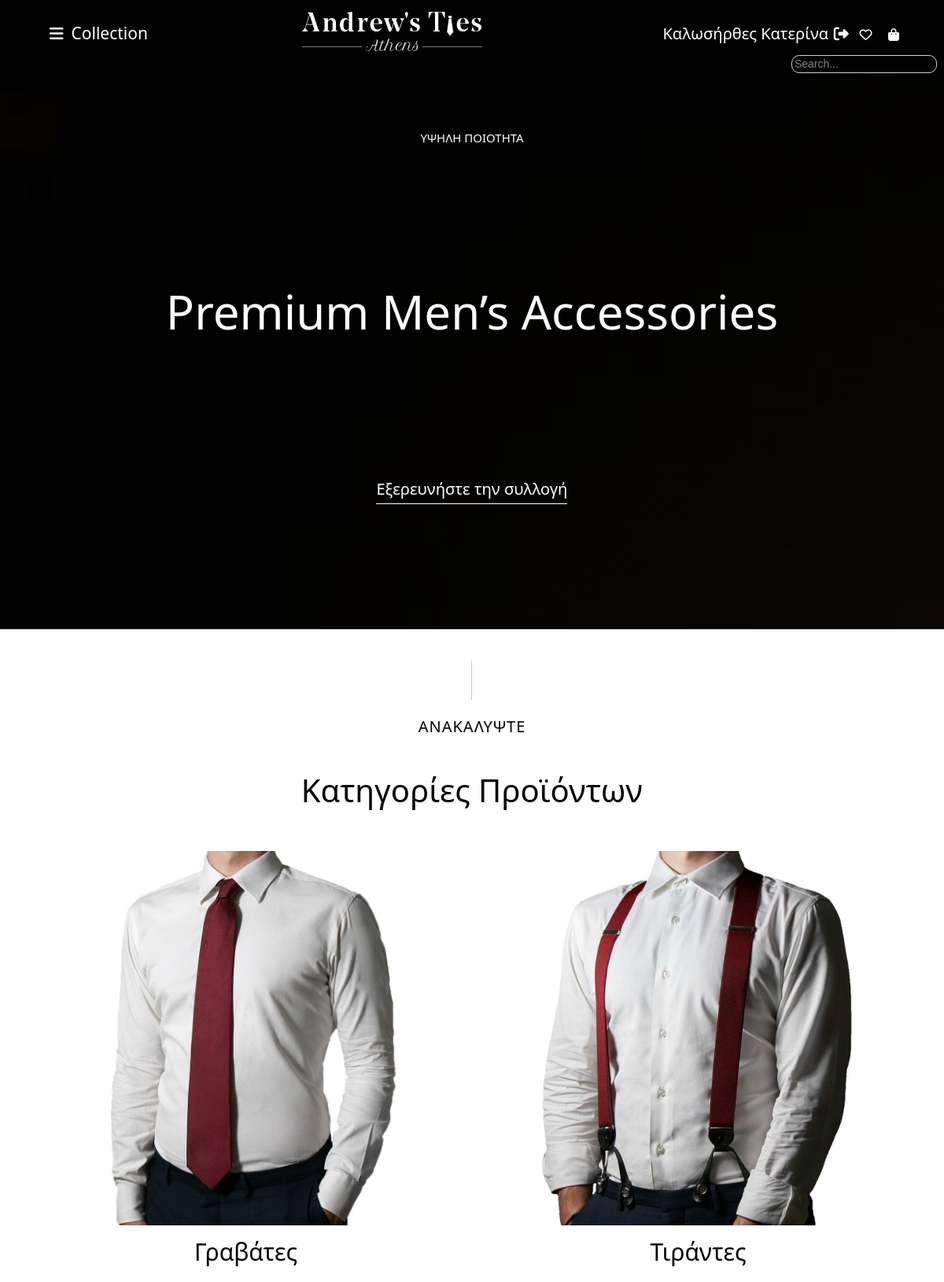
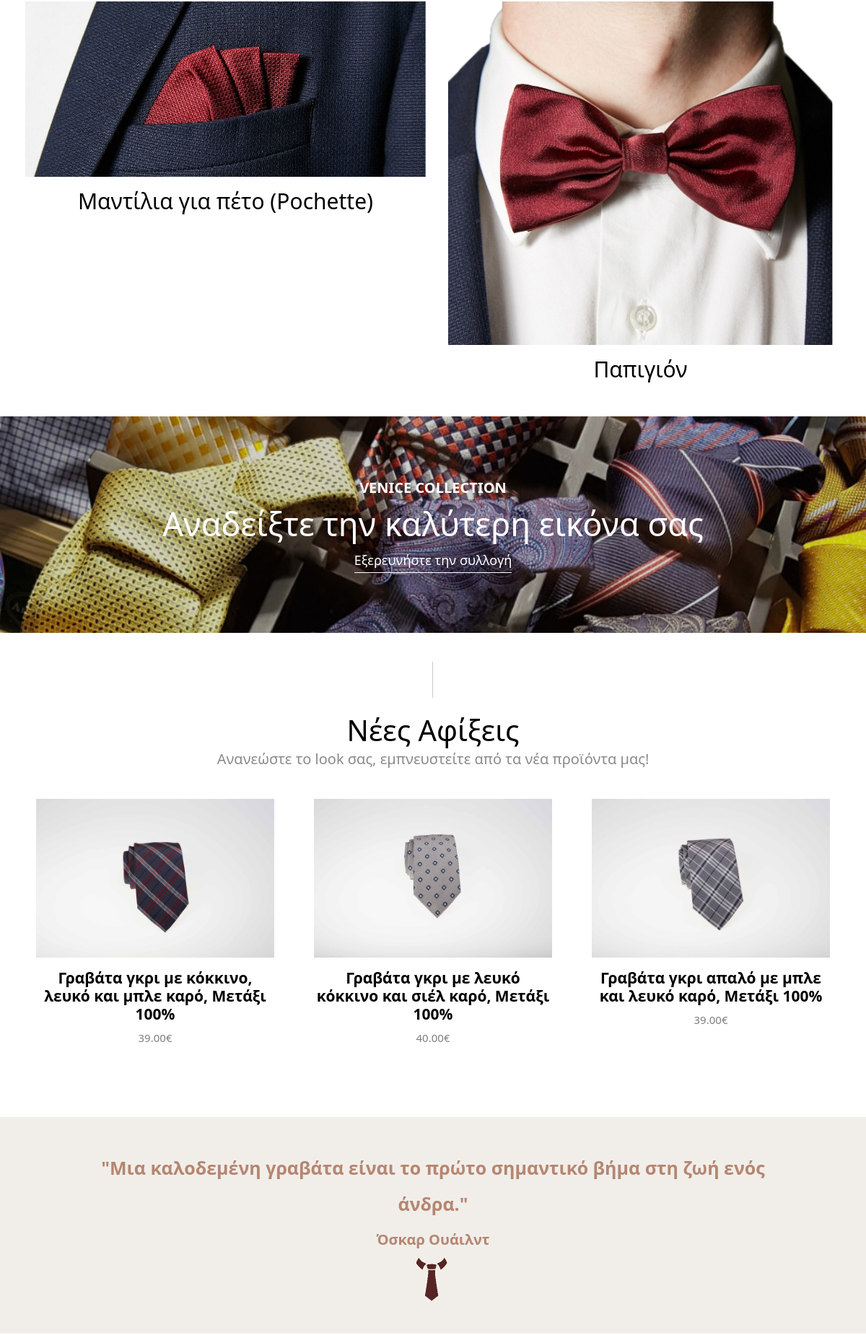
Screenshot of /index.php (signed in, upper part) with the database file from the repository (2 pictures, top to bottom).
### tables this page shows
CREATE TABLE `sub_category` (
  `id` int(10) NOT NULL,
  `sub_category_name` varchar(50) NOT NULL,
  `sub_category_alias` varchar(50) NOT NULL,
  `sub_category_photo` varchar(100) NOT NULL,
  `sub_category_sort` tinyint(3) NOT NULL,
  `category_id` int(10) NOT NULL
);

CREATE TABLE `products` (
  `product_id` int(11) NOT NULL,
  `product_name` varchar(100) NOT NULL,
  `product_alias` varchar(100) NOT NULL,
  `product_small_description` varchar(256) NOT NULL,
  `product_description` varchar(512) NOT NULL,
  `product_price` float NOT NULL,
  `product_sub_category_id` int(11) NOT NULL,
  `product_sale` float NOT NULL,
  `product_photo_url` varchar(100) NOT NULL,
  `product_quantity` int(11) NOT NULL,
  `product_sku` varchar(20) NOT NULL
);

### resourses/categories.php (the view)
<?php
    $sql = "SELECT `id`, `sub_category_name`,`sub_category_alias`, `sub_category_photo` FROM `sub_category`";
    $twoRows = query($sql);
?>
<section class="categories-wraper">
    <div class="products-categories-container">
        <div class="products-categories-row">
            <div class="products-categories-row-box">
                <?php  while($categoryRow = fetch_assoc($twoRows)): ?>
                    <div class="products-categories-row-category">
                        <div class="products-categories-row-box-photo">
                            <a href="products.php?category=<?=$categoryRow['sub_category_alias']; ?>"><img src="<?= $categoryRow['sub_category_photo']; ?>" alt="<?= $categoryRow['sub_category_name']; ?>">
                            <h3><?= $categoryRow['sub_category_name']; ?></h3></a>
                        </div>
                    </div>
                <?php endwhile; ?>
            </div>
       </div>
    </div>
</section>

### resourses/functions.php (shortened to what this page needs)
<?php
    function query($sql){
        global $connection;
        $query = mysqli_query($connection, $sql);
        return $query;
    }
    function fetch_assoc($query){
        $result = mysqli_fetch_assoc($query);
        return $result;
    }
    function newEntries(){
        $sql = "SELECT `product_id`, `product_photo_url`, `product_name`, `product_price` , `product_alias` FROM products WHERE `product_sub_category_id` = 1 ORDER BY RAND() LIMIT 3";
        $result = query($sql);
        while($randomPro = fetch_assoc($result)){
            $product =<<<PRD
            <div class="random-row-products-photo">
               <a href="product.php?id={$randomPro['product_id']}"><img src={$randomPro['product_photo_url']} alt="{$randomPro['product_name']}>">
                <h3>{$randomPro['product_name']}</h3></a>
                <p>{$randomPro['product_price']}.00&euro;</p>
            </div>
PRD;
        echo $product;
        }
    }
?>

### css/style.css (style rules this page uses)
* { box-sizing: border-box; margin: 0; padding: 0; }
body { font-family: "Noto Sans"; }
@media screen and (min-width: 828px) { .products-categories-row-category { width: 50%; } }
@media screen and (min-width: 828px) { .random-row-products-photo { width:30%; } }
.categories-wraper { display:flex; width: 100%; }
.products-categories-container { display:flex; width: 100%; justify-content: center; }
.products-categories-row { display:flex; width: calc(100% - 5rem); }
.products-categories-row-box { display:flex; flex-wrap: wrap; justify-content:center; margin-bottom: 1rem; }
.products-categories-row-category { flex-direction: column; text-align: center; padding: 1rem; overflow: hidden; }
.products-categories-row-box-photo img { max-width: 100%; height: auto; transition: all .5s; overflow: hidden; }
.products-categories-row-box-photo h3 { font-size: 3rem; font-weight: 400; margin-top: 1rem; color: #000; }
.products-categories-row-box-photo a { text-decoration: none; }
.random-row-products-photo { display:flex; flex-direction: column; text-align: center; margin-top: 3.5rem; }
.random-row-products-photo > a { text-decoration: none; }
.random-row-products-photo img { max-width:100%; height: auto; }
.random-row-products-photo h3 { font-size: 2.1rem; line-height: 2.5rem; color: #000; }
.random-row-products-photo p { font-size: 1.5rem; color: rgb(126, 126, 126); }

### css/sign.css (style rules this page uses)
* { box-sizing: border-box; margin: 0; padding: 0; }
html { font-size: 62.5%; }
body { font-family: 'Segoe UI', Tahoma, Geneva, Verdana, sans-serif; }
::placeholder { color: #87867d; font-size: 1.4rem; }

### rows the page displays
sub_category: sub_category_photo (picture), sub_category_name "Γραβάτες"
sub_category: sub_category_photo (picture), sub_category_name "Τιράντες"
sub_category: sub_category_photo (picture), sub_category_name "Μαντίλια για πέτο (Pochette)"
sub_category: sub_category_photo (picture), sub_category_name "Παπιγιόν"
products: product_photo_url (picture), product_name "Γραβάτα γκρι με κόκκινο, λευκό και μπλε καρό, Μετάξι 100%", product_price "39"
products: product_photo_url (picture), product_name "Γραβάτα γκρι με λευκό κόκκινο και σιέλ καρό, Μετάξι 100%", product_price "40"
products: product_photo_url (picture), product_name "Γραβάτα γκρι απαλό με μπλε και λευκό καρό, Μετάξι 100%", product_price "39"

### other values shown
$_SESSION['user_first_name'] "Κατερίνα"
